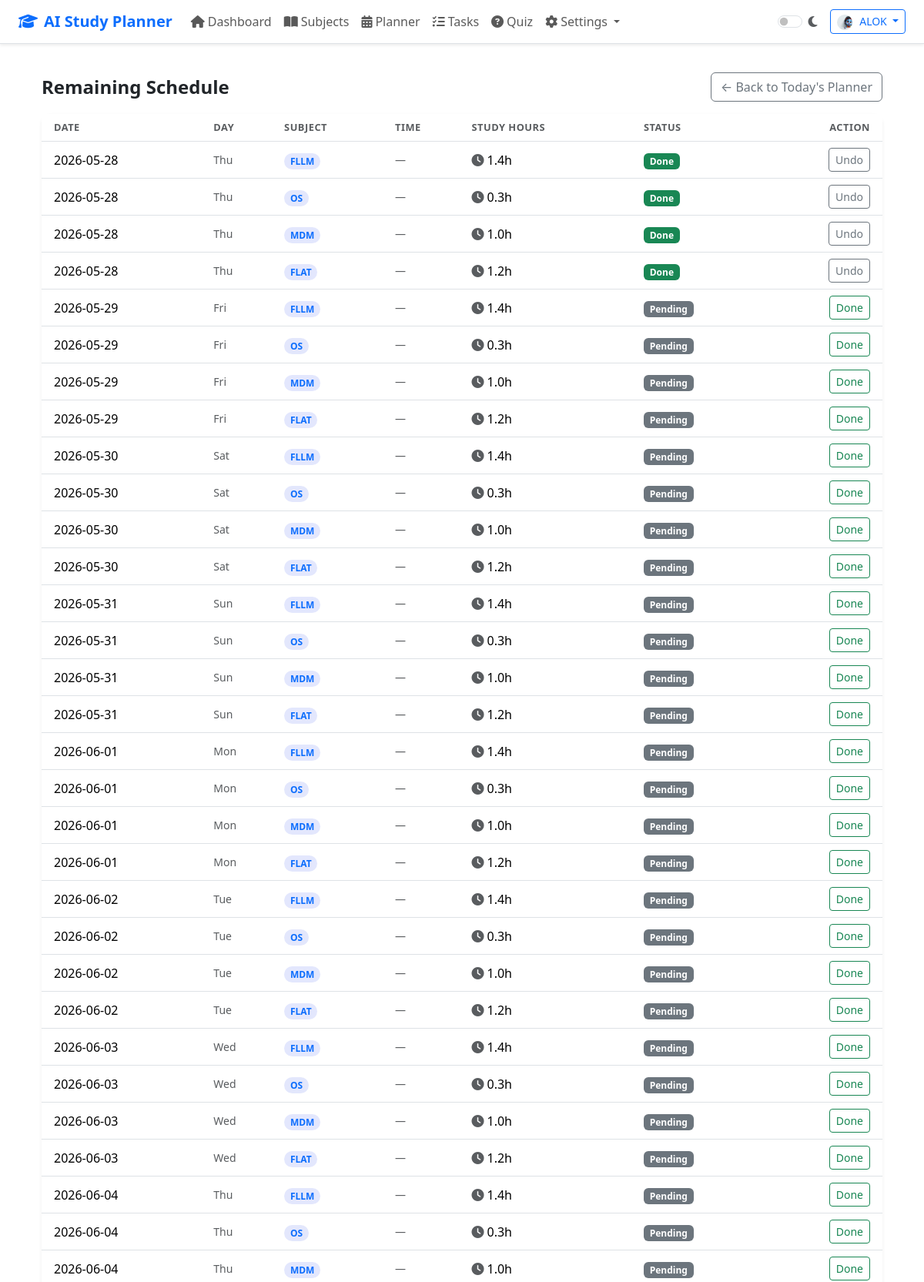
The app's page /planner/remaining (signed in, upper part) with its own data.
### tables this page shows
CREATE TABLE schedules (
            id          INTEGER PRIMARY KEY AUTOINCREMENT,
            user_id     INTEGER NOT NULL,
            date        DATE    NOT NULL,
            subject     TEXT    NOT NULL,
            study_hours REAL    NOT NULL,
            completed   INTEGER DEFAULT 0, scheduled_time TEXT,
            FOREIGN KEY (user_id) REFERENCES users(id)
        );

### app.py (the view)
@app.route("/planner/remaining")
@login_required
def planner_remaining():
    uid = session["user_id"]
    conn = get_db()
    subs = conn.execute(
        "SELECT * FROM subjects WHERE user_id=? ORDER BY exam_date", (uid,)
    ).fetchall()
    schedules = conn.execute(
        "SELECT * FROM schedules WHERE user_id=? ORDER BY date", (uid,)
    ).fetchall()
    conn.close()
    subjects_data = [dict(s) for s in subs]
    schedule_rows = [dict(s) for s in schedules]
    scheduled_subjects = {row["subject"] for row in schedule_rows}
    schedule_table_rows = []
    for row in schedule_rows:
        row_copy = dict(row)
        row_copy["is_placeholder"] = False
        schedule_table_rows.append(row_copy)
    for sub in subjects_data:
        if sub["subject_name"] not in scheduled_subjects:
            schedule_table_rows.append({
                "id": None,
                "date": "",
                "subject": sub["subject_name"],
                "study_hours": 0,
                "completed": 0,
                "is_placeholder": True,
            })
    today_str = date.today().strftime("%Y-%m-%d")
    remaining_rows = [r for r in schedule_table_rows if safe_get(r, 'date') != today_str]
    return render_template(
        "remaining_schedule.html",
        subjects=subs,
        schedules=schedules,
        remaining_rows=remaining_rows,
        today_str=today_str,
        now_time=datetime.now().strftime("%H:%M"),
    )

### app.py (called while the page is built)
def get_db():
    conn = sqlite3.connect(DATABASE)
    conn.row_factory = sqlite3.Row
    return conn

def safe_get(row, key, default=None):
    if row is None:
        return default
    try:
        return row.get(key, default)
    except Exception:
        try:
            return row[key]
        except Exception:
            return default

def login_required(f):
    @wraps(f)
    def decorated(*args, **kwargs):
        if "user_id" not in session:
            flash("Please login to continue.", "warning")
            return redirect(url_for("login"))
        return f(*args, **kwargs)
    return decorated

### templates/remaining_schedule.html (shortened to what this page needs)
{% extends "base.html" %}
{% block content %}
<div class="container px-4 py-4">
  <div class="d-flex justify-content-between align-items-center mb-3">
    <h4 class="fw-bold mb-0">Remaining Schedule</h4>
    <a class="btn btn-outline-secondary" href="{{ url_for('planner') }}">← Back to Today's Planner</a>
  </div>
  <div class="card border-0 shadow-sm">
    <div class="card-body p-0">
      <div class="table-responsive">
        <table class="table table-hover align-middle mb-0" id="remainingScheduleTable">
          <thead>
            <tr>
              <th class="ps-3">Date</th>
              <th>Day</th>
              <th>Subject</th>
              <th>Time</th>
              <th>Study Hours</th>
              <th>Status</th>
              <th class="text-end pe-3">Action</th>
            </tr>
          </thead>
          <tbody>
            {% for row in remaining_rows %}
              <tr data-id="{{ row.id if not row.is_placeholder else '' }}" data-subject="{{ row.subject }}" data-date="{{ row.date if not row.is_placeholder else '' }}" data-time="{{ row.scheduled_time if not row.is_placeholder and row.scheduled_time else '' }}" data-placeholder="{{ 1 if row.is_placeholder else 0 }}" data-completed="{{ 1 if (not row.is_placeholder and row.completed) else 0 }}">
                <td class="ps-3">{{ row.date if not row.is_placeholder else '—' }}</td>
                {% if row.is_placeholder %}
                  <td class="text-muted small">—</td>
                {% else %}
                  <td class="text-muted small" id="day-{{ row.id }}"></td>
                {% endif %}
                <td>
                  <span class="badge rounded-pill bg-primary bg-opacity-15 text-primary">
                    {{ row.subject }}
                  </span>
                </td>
                <td>
                  {% if row.is_placeholder %}
                    <span class="text-muted">—</span>
                  {% else %}
                    <div class="small text-muted">{{ row.scheduled_time if row.scheduled_time else '—' }}</div>
                  {% endif %}
                </td>
                <td>
                  {% if row.is_placeholder %}
                    <span class="text-muted">No slot</span>
                  {% else %}
                    <i class="fas fa-clock text-muted me-1"></i>{{ row.study_hours }}h
                  {% endif %}
                </td>
                <td>
                  {% if row.is_placeholder %}
                    <span class="badge bg-warning text-dark">Not Planned</span>
                  {% elif row.completed %}
                    <span class="badge bg-success">Done</span>
                  {% elif row.scheduled_time and row.date == today_str and row.scheduled_time > now_time %}
                    <span class="badge bg-info text-dark">Starts at {{ row.scheduled_time }}</span>
                  {% else %}
                    <span class="badge bg-secondary">Pending</span>
                  {% endif %}
                </td>
                <td class="text-end pe-3">
                  {% if row.is_placeholder %}
                    <button type="button" class="btn btn-sm btn-outline-secondary" disabled>
                      <i class="fas fa-minus me-1"></i>N/A
                    </button>
                  {% else %}
                    <div class="d-flex justify-content-end gap-2 flex-wrap">
                      <form method="POST" action="{{ url_for('toggle_schedule_status', sid=row.id) }}" class="d-inline">
                        {% if row.completed %}
                          <button type="submit" class="btn btn-sm btn-outline-secondary">Undo</button>
                        {% else %}
                          <button type="submit" class="btn btn-sm btn-outline-success">Done</button>
                        {% endif %}
                      </form>
                    </div>
                  {% endif %}
                </td>
              </tr>
            {% endfor %}
          </tbody>
        </table>
      </div>
    </div>
  </div>
</div>
{% endblock %}

### static/css/style.css (style rules this page uses)
body { min-height: 100vh; }
html { transition: background-color 0.3s, color 0.3s; }
.card { border-radius: 12px; }
.table th { font-weight: 600; font-size: 0.8rem; text-transform: uppercase; letter-spacing: 0.04em; color: var(--bs-secondary-color); }
.bg-primary.bg-opacity-15 { background-color: rgba(67, 97, 238, 0.15) !important; }

### records on screen
schedules: date "2026-05-28", subject "FLLM", scheduled_time "—", study_hours "1.4", completed "Done"
schedules: date "2026-05-28", subject "OS", scheduled_time "—", study_hours "0.3", completed "Done"
schedules: date "2026-05-28", subject "MDM", scheduled_time "—", study_hours "1.0", completed "Done"
schedules: date "2026-05-28", subject "FLAT", scheduled_time "—", study_hours "1.2", completed "Done"
schedules: date "2026-05-29", subject "FLLM", scheduled_time "—", study_hours "1.4", completed "Pending"
schedules: date "2026-05-29", subject "OS", scheduled_time "—", study_hours "0.3", completed "Pending"
schedules: date "2026-05-29", subject "MDM", scheduled_time "—", study_hours "1.0", completed "Pending"
schedules: date "2026-05-29", subject "FLAT", scheduled_time "—", study_hours "1.2", completed "Pending"
schedules: date "2026-05-30", subject "FLLM", scheduled_time "—", study_hours "1.4", completed "Pending"
schedules: date "2026-05-30", subject "OS", scheduled_time "—", study_hours "0.3", completed "Pending"
schedules: date "2026-05-30", subject "MDM", scheduled_time "—", study_hours "1.0", completed "Pending"
schedules: date "2026-05-30", subject "FLAT", scheduled_time "—", study_hours "1.2", completed "Pending"
schedules: date "2026-05-31", subject "FLLM", scheduled_time "—", study_hours "1.4", completed "Pending"
schedules: date "2026-05-31", subject "OS", scheduled_time "—", study_hours "0.3", completed "Pending"
schedules: date "2026-05-31", subject "MDM", scheduled_time "—", study_hours "1.0", completed "Pending"
schedules: date "2026-05-31", subject "FLAT", scheduled_time "—", study_hours "1.2", completed "Pending"
schedules: date "2026-06-01", subject "FLLM", scheduled_time "—", study_hours "1.4", completed "Pending"
schedules: date "2026-06-01", subject "OS", scheduled_time "—", study_hours "0.3", completed "Pending"
schedules: date "2026-06-01", subject "MDM", scheduled_time "—", study_hours "1.0", completed "Pending"
schedules: date "2026-06-01", subject "FLAT", scheduled_time "—", study_hours "1.2", completed "Pending"
schedules: date "2026-06-02", subject "FLLM", scheduled_time "—", study_hours "1.4", completed "Pending"
schedules: date "2026-06-02", subject "OS", scheduled_time "—", study_hours "0.3", completed "Pending"
schedules: date "2026-06-02", subject "MDM", scheduled_time "—", study_hours "1.0", completed "Pending"
schedules: date "2026-06-02", subject "FLAT", scheduled_time "—", study_hours "1.2", completed "Pending"
schedules: date "2026-06-03", subject "FLLM", scheduled_time "—", study_hours "1.4", completed "Pending"
schedules: date "2026-06-03", subject "OS", scheduled_time "—", study_hours "0.3", completed "Pending"
schedules: date "2026-06-03", subject "MDM", scheduled_time "—", study_hours "1.0", completed "Pending"
schedules: date "2026-06-03", subject "FLAT", scheduled_time "—", study_hours "1.2", completed "Pending"
schedules: date "2026-06-04", subject "FLLM", scheduled_time "—", study_hours "1.4", completed "Pending"
schedules: date "2026-06-04", subject "OS", scheduled_time "—", study_hours "0.3", completed "Pending"
schedules: date "2026-06-04", subject "MDM", scheduled_time "—", study_hours "1.0", completed "Pending"

### other values on screen
{{ session.user_name }} "ALOK"
